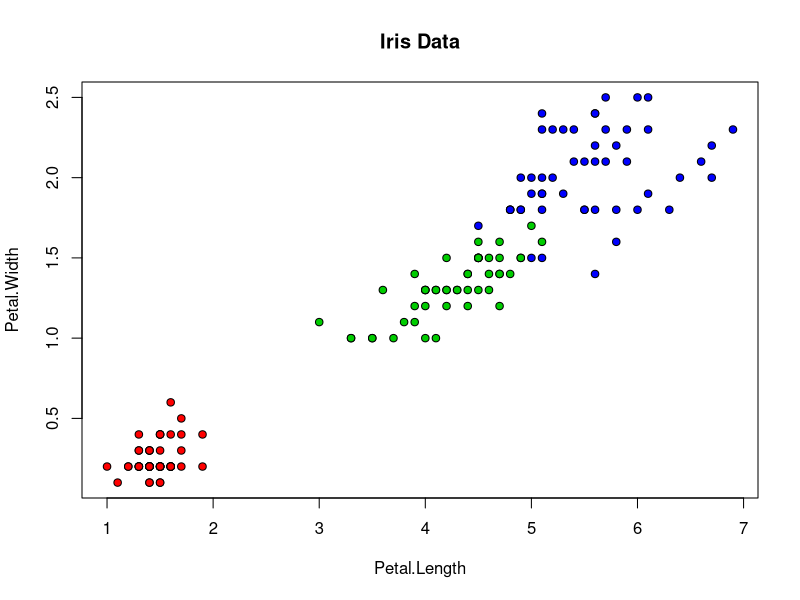
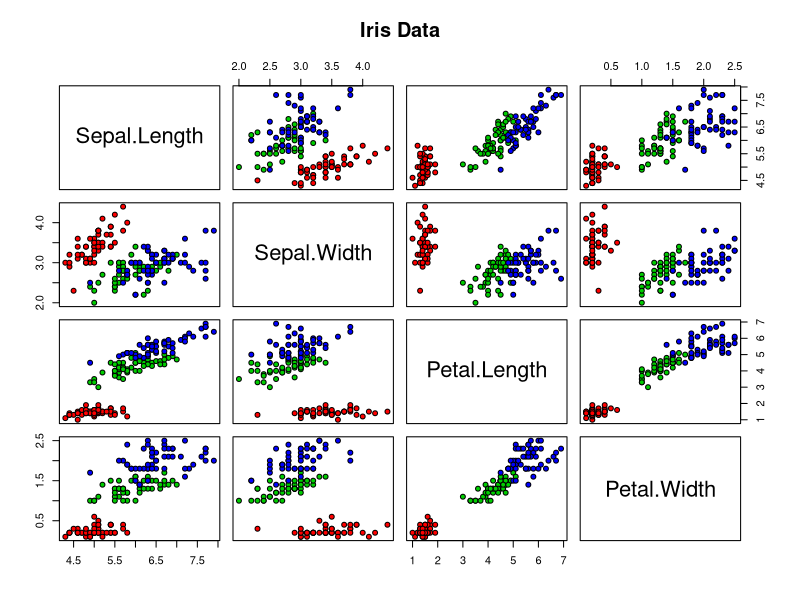

Recreate these plots in R, in order.
## ---- chunk 1
attach(iris)
str(iris)    # display the structure of the object
summary(iris)
## ---- chunk 2
plot(Petal.Length, Petal.Width, pch=21, bg=c("red","green3","blue")
     [unclass(Species)], main="Iris Data")
## ---- chunk 3
pairs(iris[1:4], main = "Iris Data", pch = 21, bg = c("red", "green3", "blue")[unclass(Species)])
## ---- chunk 4
set.seed(1958)  # setting a seed gets the same results every time
ind <- sample(2, nrow(iris), replace=TRUE, prob=c(0.67, 0.33))
iris.train <- iris[ind==1, 1:4]
iris.test <- iris[ind==2, 1:4]
iris.trainLabels <- iris[ind==1, 5]
iris.testLabels <- iris[ind==2, 5]
## ---- chunk 5
library(class)
iris_pred <- knn(train=iris.train, test=iris.test, cl=iris.trainLabels, k=3)
## ---- chunk 6
results <- iris_pred == iris.testLabels
acc <- length(which(results==TRUE)) / length(results)
# or combine into one line:
#acc <- length(which(iris_pred == iris.testLabels)) / length(iris_pred)
table(results, iris_pred)
acc
